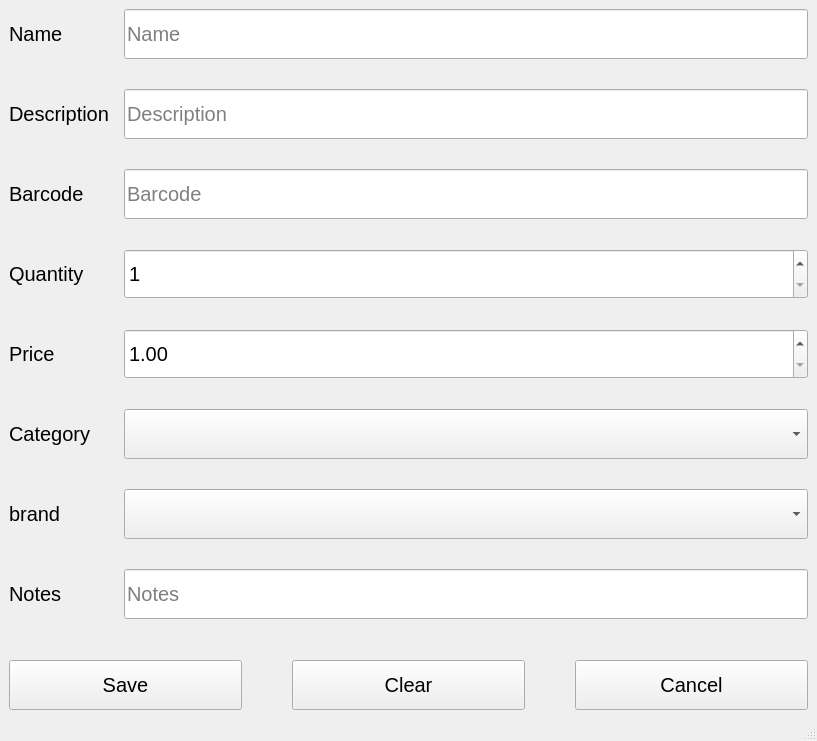
<?xml version="1.0" encoding="UTF-8"?>
<ui version="4.0">
 <class>createProductWindow</class>
 <widget class="QMainWindow" name="createProductWindow">
  <property name="geometry">
   <rect>
    <x>0</x>
    <y>0</y>
    <width>817</width>
    <height>741</height>
   </rect>
  </property>
  <property name="windowTitle">
   <string>MainWindow</string>
  </property>
  <widget class="QWidget" name="centralwidget">
   <layout class="QVBoxLayout" name="verticalLayout_2">
    <item>
     <layout class="QVBoxLayout" name="verticalLayout">
      <property name="spacing">
       <number>15</number>
      </property>
      <item>
       <layout class="QFormLayout" name="formLayout">
        <property name="horizontalSpacing">
         <number>15</number>
        </property>
        <property name="verticalSpacing">
         <number>30</number>
        </property>
        <item row="0" column="0">
         <widget class="QLabel" name="nameLabel">
          <property name="minimumSize">
           <size>
            <width>0</width>
            <height>50</height>
           </size>
          </property>
          <property name="font">
           <font>
            <pointsize>15</pointsize>
           </font>
          </property>
          <property name="text">
           <string>Name</string>
          </property>
         </widget>
        </item>
        <item row="0" column="1">
         <widget class="QLineEdit" name="nameLineEdit">
          <property name="sizePolicy">
           <sizepolicy hsizetype="Expanding" vsizetype="Preferred">
            <horstretch>0</horstretch>
            <verstretch>0</verstretch>
           </sizepolicy>
          </property>
          <property name="minimumSize">
           <size>
            <width>0</width>
            <height>50</height>
           </size>
          </property>
          <property name="font">
           <font>
            <pointsize>15</pointsize>
           </font>
          </property>
          <property name="text">
           <string/>
          </property>
          <property name="placeholderText">
           <string>Name</string>
          </property>
         </widget>
        </item>
        <item row="1" column="0">
         <widget class="QLabel" name="descriptionLabel">
          <property name="minimumSize">
           <size>
            <width>0</width>
            <height>50</height>
           </size>
          </property>
          <property name="font">
           <font>
            <pointsize>15</pointsize>
           </font>
          </property>
          <property name="text">
           <string>Description</string>
          </property>
         </widget>
        </item>
        <item row="1" column="1">
         <widget class="ValidatedLineEditor" name="descriptionLineEdit">
          <property name="sizePolicy">
           <sizepolicy hsizetype="Expanding" vsizetype="Preferred">
            <horstretch>0</horstretch>
            <verstretch>0</verstretch>
           </sizepolicy>
          </property>
          <property name="minimumSize">
           <size>
            <width>0</width>
            <height>50</height>
           </size>
          </property>
          <property name="font">
           <font>
            <pointsize>15</pointsize>
           </font>
          </property>
          <property name="text">
           <string/>
          </property>
          <property name="placeholderText">
           <string>Description</string>
          </property>
         </widget>
        </item>
        <item row="2" column="0">
         <widget class="QLabel" name="barcodeLabel">
          <property name="minimumSize">
           <size>
            <width>0</width>
            <height>50</height>
           </size>
          </property>
          <property name="font">
           <font>
            <pointsize>15</pointsize>
           </font>
          </property>
          <property name="text">
           <string>Barcode</string>
          </property>
         </widget>
        </item>
        <item row="2" column="1">
         <widget class="ValidatedLineEditor" name="barcodeLineEdit">
          <property name="sizePolicy">
           <sizepolicy hsizetype="Expanding" vsizetype="Preferred">
            <horstretch>0</horstretch>
            <verstretch>0</verstretch>
           </sizepolicy>
          </property>
          <property name="minimumSize">
           <size>
            <width>0</width>
            <height>50</height>
           </size>
          </property>
          <property name="font">
           <font>
            <pointsize>15</pointsize>
           </font>
          </property>
          <property name="text">
           <string/>
          </property>
          <property name="placeholderText">
           <string>Barcode</string>
          </property>
         </widget>
        </item>
        <item row="3" column="0">
         <widget class="QLabel" name="availableItemsLabel">
          <property name="minimumSize">
           <size>
            <width>0</width>
            <height>50</height>
           </size>
          </property>
          <property name="font">
           <font>
            <pointsize>15</pointsize>
           </font>
          </property>
          <property name="text">
           <string>Quantity</string>
          </property>
         </widget>
        </item>
        <item row="3" column="1">
         <widget class="QSpinBox" name="quantitySpinBox">
          <property name="sizePolicy">
           <sizepolicy hsizetype="Minimum" vsizetype="Preferred">
            <horstretch>0</horstretch>
            <verstretch>0</verstretch>
           </sizepolicy>
          </property>
          <property name="minimumSize">
           <size>
            <width>0</width>
            <height>50</height>
           </size>
          </property>
          <property name="font">
           <font>
            <pointsize>15</pointsize>
           </font>
          </property>
          <property name="minimum">
           <number>1</number>
          </property>
         </widget>
        </item>
        <item row="4" column="0">
         <widget class="QLabel" name="priceLabel">
          <property name="minimumSize">
           <size>
            <width>0</width>
            <height>50</height>
           </size>
          </property>
          <property name="font">
           <font>
            <pointsize>15</pointsize>
           </font>
          </property>
          <property name="text">
           <string>Price</string>
          </property>
         </widget>
        </item>
        <item row="4" column="1">
         <widget class="QDoubleSpinBox" name="priceDoubleSpinBox">
          <property name="sizePolicy">
           <sizepolicy hsizetype="Minimum" vsizetype="Preferred">
            <horstretch>0</horstretch>
            <verstretch>0</verstretch>
           </sizepolicy>
          </property>
          <property name="minimumSize">
           <size>
            <width>0</width>
            <height>50</height>
           </size>
          </property>
          <property name="font">
           <font>
            <pointsize>15</pointsize>
           </font>
          </property>
          <property name="minimum">
           <double>1.000000000000000</double>
          </property>
         </widget>
        </item>
        <item row="5" column="0">
         <widget class="QLabel" name="categoryLabel">
          <property name="minimumSize">
           <size>
            <width>0</width>
            <height>50</height>
           </size>
          </property>
          <property name="font">
           <font>
            <pointsize>15</pointsize>
           </font>
          </property>
          <property name="text">
           <string>Category</string>
          </property>
         </widget>
        </item>
        <item row="5" column="1">
         <widget class="QComboBox" name="categoryComboBox">
          <property name="sizePolicy">
           <sizepolicy hsizetype="Preferred" vsizetype="Preferred">
            <horstretch>0</horstretch>
            <verstretch>0</verstretch>
           </sizepolicy>
          </property>
          <property name="minimumSize">
           <size>
            <width>0</width>
            <height>50</height>
           </size>
          </property>
          <property name="font">
           <font>
            <pointsize>15</pointsize>
           </font>
          </property>
          <property name="currentIndex">
           <number>-1</number>
          </property>
         </widget>
        </item>
        <item row="7" column="0">
         <widget class="QLabel" name="notesLabel">
          <property name="minimumSize">
           <size>
            <width>0</width>
            <height>50</height>
           </size>
          </property>
          <property name="font">
           <font>
            <pointsize>15</pointsize>
           </font>
          </property>
          <property name="text">
           <string>Notes</string>
          </property>
         </widget>
        </item>
        <item row="7" column="1">
         <widget class="QLineEdit" name="notesLineEdit">
          <property name="sizePolicy">
           <sizepolicy hsizetype="Expanding" vsizetype="Preferred">
            <horstretch>0</horstretch>
            <verstretch>0</verstretch>
           </sizepolicy>
          </property>
          <property name="minimumSize">
           <size>
            <width>0</width>
            <height>50</height>
           </size>
          </property>
          <property name="font">
           <font>
            <pointsize>15</pointsize>
           </font>
          </property>
          <property name="text">
           <string/>
          </property>
          <property name="placeholderText">
           <string>Notes</string>
          </property>
         </widget>
        </item>
        <item row="6" column="0">
         <widget class="QLabel" name="brandLabel">
          <property name="minimumSize">
           <size>
            <width>0</width>
            <height>50</height>
           </size>
          </property>
          <property name="font">
           <font>
            <pointsize>15</pointsize>
           </font>
          </property>
          <property name="text">
           <string>brand</string>
          </property>
         </widget>
        </item>
        <item row="6" column="1">
         <widget class="QComboBox" name="brandComboBox">
          <property name="minimumSize">
           <size>
            <width>0</width>
            <height>50</height>
           </size>
          </property>
          <property name="font">
           <font>
            <pointsize>15</pointsize>
           </font>
          </property>
         </widget>
        </item>
       </layout>
      </item>
      <item>
       <layout class="QHBoxLayout" name="horizontalLayout">
        <property name="spacing">
         <number>50</number>
        </property>
        <item>
         <widget class="QPushButton" name="save_btn">
          <property name="minimumSize">
           <size>
            <width>0</width>
            <height>50</height>
           </size>
          </property>
          <property name="maximumSize">
           <size>
            <width>16777215</width>
            <height>50</height>
           </size>
          </property>
          <property name="font">
           <font>
            <pointsize>15</pointsize>
           </font>
          </property>
          <property name="text">
           <string>Save</string>
          </property>
         </widget>
        </item>
        <item>
         <widget class="QPushButton" name="clear_btn">
          <property name="minimumSize">
           <size>
            <width>0</width>
            <height>50</height>
           </size>
          </property>
          <property name="maximumSize">
           <size>
            <width>16777215</width>
            <height>50</height>
           </size>
          </property>
          <property name="font">
           <font>
            <pointsize>15</pointsize>
           </font>
          </property>
          <property name="text">
           <string>Clear</string>
          </property>
         </widget>
        </item>
        <item>
         <widget class="QPushButton" name="cancel_btn">
          <property name="minimumSize">
           <size>
            <width>0</width>
            <height>50</height>
           </size>
          </property>
          <property name="maximumSize">
           <size>
            <width>16777215</width>
            <height>50</height>
           </size>
          </property>
          <property name="font">
           <font>
            <pointsize>15</pointsize>
           </font>
          </property>
          <property name="text">
           <string>Cancel</string>
          </property>
         </widget>
        </item>
       </layout>
      </item>
     </layout>
    </item>
   </layout>
  </widget>
  <widget class="QMenuBar" name="menubar">
   <property name="geometry">
    <rect>
     <x>0</x>
     <y>0</y>
     <width>817</width>
     <height>20</height>
    </rect>
   </property>
  </widget>
  <widget class="QStatusBar" name="statusbar"/>
 </widget>
 <customwidgets>
  <customwidget>
   <class>ValidatedLineEditor</class>
   <extends>QLineEdit</extends>
   <header>validatedlineeditor.h</header>
  </customwidget>
 </customwidgets>
 <resources/>
 <connections>
  <connection>
   <sender>clear_btn</sender>
   <signal>clicked()</signal>
   <receiver>nameLineEdit</receiver>
   <slot>clear()</slot>
   <hints>
    <hint type="sourcelabel">
     <x>351</x>
     <y>684</y>
    </hint>
    <hint type="destinationlabel">
     <x>231</x>
     <y>44</y>
    </hint>
   </hints>
  </connection>
  <connection>
   <sender>clear_btn</sender>
   <signal>clicked()</signal>
   <receiver>descriptionLineEdit</receiver>
   <slot>clear()</slot>
   <hints>
    <hint type="sourcelabel">
     <x>394</x>
     <y>693</y>
    </hint>
    <hint type="destinationlabel">
     <x>330</x>
     <y>139</y>
    </hint>
   </hints>
  </connection>
  <connection>
   <sender>clear_btn</sender>
   <signal>clicked()</signal>
   <receiver>barcodeLineEdit</receiver>
   <slot>clear()</slot>
   <hints>
    <hint type="sourcelabel">
     <x>427</x>
     <y>695</y>
    </hint>
    <hint type="destinationlabel">
     <x>342</x>
     <y>237</y>
    </hint>
   </hints>
  </connection>
  <connection>
   <sender>clear_btn</sender>
   <signal>clicked()</signal>
   <receiver>notesLineEdit</receiver>
   <slot>clear()</slot>
   <hints>
    <hint type="sourcelabel">
     <x>374</x>
     <y>697</y>
    </hint>
    <hint type="destinationlabel">
     <x>372</x>
     <y>616</y>
    </hint>
   </hints>
  </connection>
  <connection>
   <sender>clear_btn</sender>
   <signal>clicked()</signal>
   <receiver>quantitySpinBox</receiver>
   <slot>clear()</slot>
   <hints>
    <hint type="sourcelabel">
     <x>473</x>
     <y>688</y>
    </hint>
    <hint type="destinationlabel">
     <x>457</x>
     <y>310</y>
    </hint>
   </hints>
  </connection>
  <connection>
   <sender>clear_btn</sender>
   <signal>clicked()</signal>
   <receiver>priceDoubleSpinBox</receiver>
   <slot>clear()</slot>
   <hints>
    <hint type="sourcelabel">
     <x>514</x>
     <y>697</y>
    </hint>
    <hint type="destinationlabel">
     <x>487</x>
     <y>386</y>
    </hint>
   </hints>
  </connection>
  <connection>
   <sender>cancel_btn</sender>
   <signal>clicked()</signal>
   <receiver>createProductWindow</receiver>
   <slot>close()</slot>
   <hints>
    <hint type="sourcelabel">
     <x>733</x>
     <y>699</y>
    </hint>
    <hint type="destinationlabel">
     <x>434</x>
     <y>387</y>
    </hint>
   </hints>
  </connection>
 </connections>
</ui>
